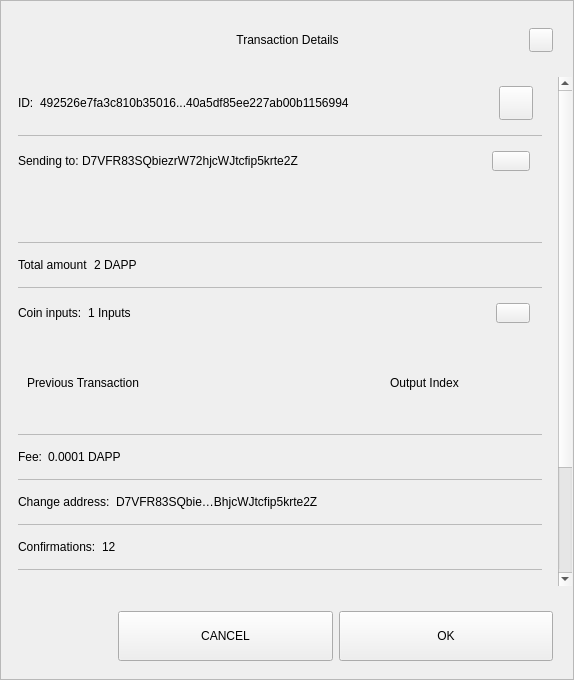
<?xml version="1.0" encoding="UTF-8"?>
<ui version="4.0">
 <class>TxDetailDialog</class>
 <widget class="QWidget" name="TxDetailDialog">
  <property name="geometry">
   <rect>
    <x>0</x>
    <y>0</y>
    <width>574</width>
    <height>680</height>
   </rect>
  </property>
  <property name="sizePolicy">
   <sizepolicy hsizetype="Preferred" vsizetype="Expanding">
    <horstretch>0</horstretch>
    <verstretch>0</verstretch>
   </sizepolicy>
  </property>
  <property name="minimumSize">
   <size>
    <width>574</width>
    <height>500</height>
   </size>
  </property>
  <property name="windowTitle">
   <string>Form</string>
  </property>
  <property name="styleSheet">
   <string notr="true"/>
  </property>
  <layout class="QVBoxLayout" name="verticalLayout_3">
   <property name="spacing">
    <number>0</number>
   </property>
   <property name="leftMargin">
    <number>0</number>
   </property>
   <property name="topMargin">
    <number>0</number>
   </property>
   <property name="rightMargin">
    <number>0</number>
   </property>
   <property name="bottomMargin">
    <number>0</number>
   </property>
   <item>
    <widget class="QFrame" name="frame">
     <property name="sizePolicy">
      <sizepolicy hsizetype="Preferred" vsizetype="Expanding">
       <horstretch>0</horstretch>
       <verstretch>0</verstretch>
      </sizepolicy>
     </property>
     <property name="styleSheet">
      <string notr="true"/>
     </property>
     <property name="frameShape">
      <enum>QFrame::StyledPanel</enum>
     </property>
     <property name="frameShadow">
      <enum>QFrame::Raised</enum>
     </property>
     <layout class="QVBoxLayout" name="verticalLayout">
      <property name="leftMargin">
       <number>0</number>
      </property>
      <property name="rightMargin">
       <number>0</number>
      </property>
      <item>
       <layout class="QHBoxLayout" name="horizontalLayout_3">
        <property name="spacing">
         <number>0</number>
        </property>
        <property name="leftMargin">
         <number>20</number>
        </property>
        <property name="topMargin">
         <number>10</number>
        </property>
        <property name="rightMargin">
         <number>20</number>
        </property>
        <item>
         <spacer name="horizontalSpacer_1">
          <property name="orientation">
           <enum>Qt::Horizontal</enum>
          </property>
          <property name="sizeHint" stdset="0">
           <size>
            <width>40</width>
            <height>20</height>
           </size>
          </property>
         </spacer>
        </item>
        <item>
         <widget class="QLabel" name="labelTitle">
          <property name="minimumSize">
           <size>
            <width>0</width>
            <height>40</height>
           </size>
          </property>
          <property name="maximumSize">
           <size>
            <width>16777215</width>
            <height>40</height>
           </size>
          </property>
          <property name="styleSheet">
           <string notr="true">padding-left:24px;</string>
          </property>
          <property name="text">
           <string>Transaction Details</string>
          </property>
          <property name="alignment">
           <set>Qt::AlignCenter</set>
          </property>
          <property name="margin">
           <number>7</number>
          </property>
         </widget>
        </item>
        <item>
         <spacer name="horizontalSpacer_2">
          <property name="orientation">
           <enum>Qt::Horizontal</enum>
          </property>
          <property name="sizeHint" stdset="0">
           <size>
            <width>40</width>
            <height>20</height>
           </size>
          </property>
         </spacer>
        </item>
        <item>
         <widget class="QPushButton" name="btnEsc">
          <property name="minimumSize">
           <size>
            <width>24</width>
            <height>24</height>
           </size>
          </property>
          <property name="maximumSize">
           <size>
            <width>24</width>
            <height>24</height>
           </size>
          </property>
          <property name="focusPolicy">
           <enum>Qt::NoFocus</enum>
          </property>
          <property name="text">
           <string/>
          </property>
         </widget>
        </item>
       </layout>
      </item>
      <item>
       <spacer name="verticalSpacer">
        <property name="orientation">
         <enum>Qt::Vertical</enum>
        </property>
        <property name="sizeType">
         <enum>QSizePolicy::Fixed</enum>
        </property>
        <property name="sizeHint" stdset="0">
         <size>
          <width>20</width>
          <height>10</height>
         </size>
        </property>
       </spacer>
      </item>
      <item>
       <widget class="QWidget" name="layoutScroll" native="true">
        <property name="minimumSize">
         <size>
          <width>0</width>
          <height>0</height>
         </size>
        </property>
        <layout class="QVBoxLayout" name="verticalLayout_4">
         <property name="leftMargin">
          <number>0</number>
         </property>
         <property name="topMargin">
          <number>0</number>
         </property>
         <property name="rightMargin">
          <number>0</number>
         </property>
         <item>
          <widget class="QScrollArea" name="scrollArea">
           <property name="styleSheet">
            <string notr="true">#scrollArea {
background:transparent;
}</string>
           </property>
           <property name="horizontalScrollBarPolicy">
            <enum>Qt::ScrollBarAlwaysOff</enum>
           </property>
           <property name="sizeAdjustPolicy">
            <enum>QAbstractScrollArea::AdjustIgnored</enum>
           </property>
           <property name="widgetResizable">
            <bool>true</bool>
           </property>
           <property name="alignment">
            <set>Qt::AlignLeading|Qt::AlignLeft|Qt::AlignTop</set>
           </property>
           <widget class="QWidget" name="scrollAreaWidgetContents">
            <property name="geometry">
             <rect>
              <x>0</x>
              <y>0</y>
              <width>556</width>
              <height>672</height>
             </rect>
            </property>
            <property name="autoFillBackground">
             <bool>false</bool>
            </property>
            <property name="styleSheet">
             <string notr="true">#scrollAreaWidgetContents {
background:transparent;
}</string>
            </property>
            <layout class="QVBoxLayout" name="verticalLayout_7">
             <property name="spacing">
              <number>0</number>
             </property>
             <property name="sizeConstraint">
              <enum>QLayout::SetDefaultConstraint</enum>
             </property>
             <property name="leftMargin">
              <number>0</number>
             </property>
             <property name="topMargin">
              <number>0</number>
             </property>
             <property name="rightMargin">
              <number>0</number>
             </property>
             <property name="bottomMargin">
              <number>0</number>
             </property>
             <item>
              <widget class="QWidget" name="content" native="true">
               <layout class="QVBoxLayout" name="verticalLayout_2">
                <property name="leftMargin">
                 <number>16</number>
                </property>
                <property name="topMargin">
                 <number>0</number>
                </property>
                <property name="rightMargin">
                 <number>16</number>
                </property>
                <item>
                 <widget class="QWidget" name="contentID" native="true">
                  <layout class="QHBoxLayout" name="horizontalLayout_12" stretch="0,1,0">
                   <property name="leftMargin">
                    <number>0</number>
                   </property>
                   <item>
                    <widget class="QLabel" name="labelId">
                     <property name="maximumSize">
                      <size>
                       <width>16777215</width>
                       <height>16777215</height>
                      </size>
                     </property>
                     <property name="text">
                      <string>ID:</string>
                     </property>
                    </widget>
                   </item>
                   <item>
                    <widget class="QLabel" name="textId">
                     <property name="text">
                      <string>492526e7fa3c810b35016...40a5df85ee227ab00b1156994</string>
                     </property>
                    </widget>
                   </item>
                   <item>
                    <widget class="QPushButton" name="pushCopy">
                     <property name="minimumSize">
                      <size>
                       <width>34</width>
                       <height>34</height>
                      </size>
                     </property>
                     <property name="maximumSize">
                      <size>
                       <width>34</width>
                       <height>34</height>
                      </size>
                     </property>
                     <property name="focusPolicy">
                      <enum>Qt::NoFocus</enum>
                     </property>
                     <property name="text">
                      <string/>
                     </property>
                     <property name="iconSize">
                      <size>
                       <width>24</width>
                       <height>24</height>
                      </size>
                     </property>
                    </widget>
                   </item>
                  </layout>
                 </widget>
                </item>
                <item>
                 <widget class="QLabel" name="labelDivider9">
                  <property name="maximumSize">
                   <size>
                    <width>16777215</width>
                    <height>1</height>
                   </size>
                  </property>
                  <property name="styleSheet">
                   <string notr="true">background-color:#bababa;</string>
                  </property>
                  <property name="text">
                   <string/>
                  </property>
                 </widget>
                </item>
                <item>
                 <widget class="QWidget" name="contentOutputs" native="true">
                  <layout class="QHBoxLayout" name="horizontalLayout_11" stretch="0,3,0">
                   <property name="spacing">
                    <number>0</number>
                   </property>
                   <property name="leftMargin">
                    <number>0</number>
                   </property>
                   <property name="rightMargin">
                    <number>12</number>
                   </property>
                   <item>
                    <widget class="QLabel" name="labelSend">
                     <property name="maximumSize">
                      <size>
                       <width>16777215</width>
                       <height>16777215</height>
                      </size>
                     </property>
                     <property name="text">
                      <string>Sending to: </string>
                     </property>
                    </widget>
                   </item>
                   <item>
                    <widget class="QLabel" name="textSend">
                     <property name="text">
                      <string>D7VFR83SQbiezrW72hjcWJtcfip5krte2Z </string>
                     </property>
                    </widget>
                   </item>
                   <item>
                    <widget class="QPushButton" name="pushOutputs">
                     <property name="minimumSize">
                      <size>
                       <width>34</width>
                       <height>20</height>
                      </size>
                     </property>
                     <property name="maximumSize">
                      <size>
                       <width>38</width>
                       <height>20</height>
                      </size>
                     </property>
                     <property name="focusPolicy">
                      <enum>Qt::NoFocus</enum>
                     </property>
                     <property name="styleSheet">
                      <string notr="true"/>
                     </property>
                     <property name="text">
                      <string/>
                     </property>
                    </widget>
                   </item>
                  </layout>
                 </widget>
                </item>
                <item>
                 <widget class="QScrollArea" name="outputsScrollArea">
                  <property name="minimumSize">
                   <size>
                    <width>0</width>
                    <height>50</height>
                   </size>
                  </property>
                  <property name="styleSheet">
                   <string notr="true">#outputsScrollArea {
background:transparent;
}</string>
                  </property>
                  <property name="widgetResizable">
                   <bool>true</bool>
                  </property>
                  <widget class="QWidget" name="container_outputs_base">
                   <property name="geometry">
                    <rect>
                     <x>0</x>
                     <y>0</y>
                     <width>522</width>
                     <height>48</height>
                    </rect>
                   </property>
                   <property name="styleSheet">
                    <string notr="true">#container_outputs_base {
background:transparent;
}</string>
                   </property>
                  </widget>
                 </widget>
                </item>
                <item>
                 <widget class="QLabel" name="labelDivider8">
                  <property name="maximumSize">
                   <size>
                    <width>16777215</width>
                    <height>1</height>
                   </size>
                  </property>
                  <property name="styleSheet">
                   <string notr="true">background-color:#bababa;</string>
                  </property>
                  <property name="text">
                   <string/>
                  </property>
                 </widget>
                </item>
                <item>
                 <widget class="QWidget" name="contentAmount" native="true">
                  <layout class="QHBoxLayout" name="horizontalLayout_4" stretch="0,1">
                   <property name="leftMargin">
                    <number>0</number>
                   </property>
                   <item>
                    <widget class="QLabel" name="labelAmount">
                     <property name="maximumSize">
                      <size>
                       <width>16777215</width>
                       <height>16777215</height>
                      </size>
                     </property>
                     <property name="text">
                      <string>Total amount</string>
                     </property>
                    </widget>
                   </item>
                   <item>
                    <widget class="QLabel" name="textAmount">
                     <property name="text">
                      <string>2 DAPP</string>
                     </property>
                    </widget>
                   </item>
                  </layout>
                 </widget>
                </item>
                <item>
                 <widget class="QLabel" name="labelDivider6">
                  <property name="maximumSize">
                   <size>
                    <width>16777215</width>
                    <height>1</height>
                   </size>
                  </property>
                  <property name="styleSheet">
                   <string notr="true">background-color:#bababa;</string>
                  </property>
                  <property name="text">
                   <string/>
                  </property>
                 </widget>
                </item>
                <item>
                 <widget class="QWidget" name="contentInputs" native="true">
                  <layout class="QHBoxLayout" name="horizontalLayout" stretch="0,2,0">
                   <property name="leftMargin">
                    <number>0</number>
                   </property>
                   <property name="rightMargin">
                    <number>12</number>
                   </property>
                   <item>
                    <widget class="QLabel" name="labelInputs">
                     <property name="sizePolicy">
                      <sizepolicy hsizetype="Minimum" vsizetype="Preferred">
                       <horstretch>0</horstretch>
                       <verstretch>0</verstretch>
                      </sizepolicy>
                     </property>
                     <property name="maximumSize">
                      <size>
                       <width>16777215</width>
                       <height>16777215</height>
                      </size>
                     </property>
                     <property name="text">
                      <string>Coin inputs:</string>
                     </property>
                    </widget>
                   </item>
                   <item>
                    <widget class="QLabel" name="textInputs">
                     <property name="text">
                      <string>1 Inputs</string>
                     </property>
                    </widget>
                   </item>
                   <item>
                    <widget class="QPushButton" name="pushInputs">
                     <property name="maximumSize">
                      <size>
                       <width>34</width>
                       <height>20</height>
                      </size>
                     </property>
                     <property name="focusPolicy">
                      <enum>Qt::NoFocus</enum>
                     </property>
                     <property name="styleSheet">
                      <string notr="true"/>
                     </property>
                     <property name="text">
                      <string/>
                     </property>
                    </widget>
                   </item>
                  </layout>
                 </widget>
                </item>
                <item>
                 <widget class="QFrame" name="gridInputs">
                  <property name="sizePolicy">
                   <sizepolicy hsizetype="Preferred" vsizetype="MinimumExpanding">
                    <horstretch>0</horstretch>
                    <verstretch>0</verstretch>
                   </sizepolicy>
                  </property>
                  <property name="minimumSize">
                   <size>
                    <width>0</width>
                    <height>90</height>
                   </size>
                  </property>
                  <layout class="QGridLayout" name="gridLayoutInput" columnstretch="5,2" rowminimumheight="0">
                   <property name="sizeConstraint">
                    <enum>QLayout::SetMaximumSize</enum>
                   </property>
                   <property name="verticalSpacing">
                    <number>0</number>
                   </property>
                   <item row="0" column="0" alignment="Qt::AlignLeft">
                    <widget class="QLabel" name="labelTitlePrevTx">
                     <property name="text">
                      <string>Previous Transaction</string>
                     </property>
                    </widget>
                   </item>
                   <item row="0" column="1" alignment="Qt::AlignLeft">
                    <widget class="QLabel" name="labelOutputIndex">
                     <property name="text">
                      <string>Output Index</string>
                     </property>
                     <property name="alignment">
                      <set>Qt::AlignCenter</set>
                     </property>
                    </widget>
                   </item>
                  </layout>
                 </widget>
                </item>
                <item>
                 <widget class="QLabel" name="labelDivider1">
                  <property name="maximumSize">
                   <size>
                    <width>16777215</width>
                    <height>1</height>
                   </size>
                  </property>
                  <property name="styleSheet">
                   <string notr="true">background-color:#bababa;</string>
                  </property>
                  <property name="text">
                   <string/>
                  </property>
                 </widget>
                </item>
                <item>
                 <widget class="QWidget" name="contentFee" native="true">
                  <layout class="QHBoxLayout" name="horizontalLayout_7" stretch="0,1">
                   <property name="leftMargin">
                    <number>0</number>
                   </property>
                   <item>
                    <widget class="QLabel" name="labelFee">
                     <property name="maximumSize">
                      <size>
                       <width>16777215</width>
                       <height>16777215</height>
                      </size>
                     </property>
                     <property name="text">
                      <string>Fee:</string>
                     </property>
                    </widget>
                   </item>
                   <item>
                    <widget class="QLabel" name="textFee">
                     <property name="text">
                      <string>0.0001 DAPP</string>
                     </property>
                    </widget>
                   </item>
                  </layout>
                 </widget>
                </item>
                <item>
                 <widget class="QLabel" name="labelDivider2">
                  <property name="maximumSize">
                   <size>
                    <width>16777215</width>
                    <height>1</height>
                   </size>
                  </property>
                  <property name="styleSheet">
                   <string notr="true">background-color:#bababa;</string>
                  </property>
                  <property name="text">
                   <string/>
                  </property>
                 </widget>
                </item>
                <item>
                 <widget class="QWidget" name="contentChangeAddress" native="true">
                  <layout class="QHBoxLayout" name="horizontalLayout_6" stretch="0,1">
                   <property name="leftMargin">
                    <number>0</number>
                   </property>
                   <item>
                    <widget class="QLabel" name="labelChange">
                     <property name="maximumSize">
                      <size>
                       <width>16777215</width>
                       <height>16777215</height>
                      </size>
                     </property>
                     <property name="text">
                      <string>Change address:</string>
                     </property>
                    </widget>
                   </item>
                   <item>
                    <widget class="QLabel" name="textChange">
                     <property name="text">
                      <string>D7VFR83SQbie…BhjcWJtcfip5krte2Z </string>
                     </property>
                    </widget>
                   </item>
                  </layout>
                 </widget>
                </item>
                <item>
                 <widget class="QLabel" name="labelDivider4">
                  <property name="maximumSize">
                   <size>
                    <width>16777215</width>
                    <height>1</height>
                   </size>
                  </property>
                  <property name="styleSheet">
                   <string notr="true">background-color:#bababa;</string>
                  </property>
                  <property name="text">
                   <string/>
                  </property>
                 </widget>
                </item>
                <item>
                 <widget class="QWidget" name="contentConfirmations" native="true">
                  <layout class="QHBoxLayout" name="horizontalLayout_8" stretch="0,1">
                   <property name="leftMargin">
                    <number>0</number>
                   </property>
                   <item>
                    <widget class="QLabel" name="labelConfirmations">
                     <property name="maximumSize">
                      <size>
                       <width>16777215</width>
                       <height>16777215</height>
                      </size>
                     </property>
                     <property name="text">
                      <string>Confirmations:</string>
                     </property>
                    </widget>
                   </item>
                   <item>
                    <widget class="QLabel" name="textConfirmations">
                     <property name="text">
                      <string>12</string>
                     </property>
                    </widget>
                   </item>
                  </layout>
                 </widget>
                </item>
                <item>
                 <widget class="QLabel" name="labelDivider7">
                  <property name="maximumSize">
                   <size>
                    <width>16777215</width>
                    <height>1</height>
                   </size>
                  </property>
                  <property name="styleSheet">
                   <string notr="true">background-color:#bababa;</string>
                  </property>
                  <property name="text">
                   <string/>
                  </property>
                 </widget>
                </item>
                <item>
                 <widget class="QWidget" name="contentSize" native="true">
                  <layout class="QHBoxLayout" name="horizontalLayout_9" stretch="0,1">
                   <property name="leftMargin">
                    <number>0</number>
                   </property>
                   <item>
                    <widget class="QLabel" name="labelSize">
                     <property name="maximumSize">
                      <size>
                       <width>16777215</width>
                       <height>16777215</height>
                      </size>
                     </property>
                     <property name="text">
                      <string>Size:</string>
                     </property>
                    </widget>
                   </item>
                   <item>
                    <widget class="QLabel" name="textSize">
                     <property name="text">
                      <string>2 kB</string>
                     </property>
                    </widget>
                   </item>
                  </layout>
                 </widget>
                </item>
                <item>
                 <widget class="QLabel" name="labelDivider3">
                  <property name="maximumSize">
                   <size>
                    <width>16777215</width>
                    <height>1</height>
                   </size>
                  </property>
                  <property name="styleSheet">
                   <string notr="true">background-color:#bababa;</string>
                  </property>
                  <property name="text">
                   <string/>
                  </property>
                 </widget>
                </item>
                <item>
                 <widget class="QWidget" name="contentDate" native="true">
                  <layout class="QHBoxLayout" name="horizontalLayout_5" stretch="0,1">
                   <property name="leftMargin">
                    <number>0</number>
                   </property>
                   <item>
                    <widget class="QLabel" name="labelDate">
                     <property name="maximumSize">
                      <size>
                       <width>16777215</width>
                       <height>16777215</height>
                      </size>
                     </property>
                     <property name="text">
                      <string>Date:</string>
                     </property>
                    </widget>
                   </item>
                   <item>
                    <widget class="QLabel" name="textDate">
                     <property name="text">
                      <string>May 25, 2017</string>
                     </property>
                    </widget>
                   </item>
                  </layout>
                 </widget>
                </item>
                <item>
                 <widget class="QLabel" name="labelDivider5">
                  <property name="maximumSize">
                   <size>
                    <width>16777215</width>
                    <height>1</height>
                   </size>
                  </property>
                  <property name="styleSheet">
                   <string notr="true">background-color:#bababa;</string>
                  </property>
                  <property name="text">
                   <string/>
                  </property>
                 </widget>
                </item>
                <item>
                 <widget class="QWidget" name="contentStatus" native="true">
                  <layout class="QHBoxLayout" name="horizontalLayout_10" stretch="0,1">
                   <property name="leftMargin">
                    <number>0</number>
                   </property>
                   <item>
                    <widget class="QLabel" name="labelStatus">
                     <property name="maximumSize">
                      <size>
                       <width>16777215</width>
                       <height>16777215</height>
                      </size>
                     </property>
                     <property name="text">
                      <string>Status:</string>
                     </property>
                    </widget>
                   </item>
                   <item>
                    <widget class="QLabel" name="textStatus">
                     <property name="text">
                      <string>Spendable</string>
                     </property>
                    </widget>
                   </item>
                  </layout>
                 </widget>
                </item>
                <item>
                 <spacer name="verticalSpacer_2">
                  <property name="orientation">
                   <enum>Qt::Vertical</enum>
                  </property>
                  <property name="sizeType">
                   <enum>QSizePolicy::Expanding</enum>
                  </property>
                  <property name="sizeHint" stdset="0">
                   <size>
                    <width>20</width>
                    <height>10</height>
                   </size>
                  </property>
                 </spacer>
                </item>
                <item>
                 <widget class="QLabel" name="labelWarning">
                  <property name="text">
                   <string>TextLabel</string>
                  </property>
                  <property name="alignment">
                   <set>Qt::AlignCenter</set>
                  </property>
                 </widget>
                </item>
               </layout>
              </widget>
             </item>
            </layout>
           </widget>
          </widget>
         </item>
        </layout>
       </widget>
      </item>
      <item>
       <widget class="QWidget" name="containerButtons" native="true">
        <layout class="QHBoxLayout" name="horizontalLayout1" stretch="1,2,2">
         <property name="leftMargin">
          <number>10</number>
         </property>
         <property name="rightMargin">
          <number>20</number>
         </property>
         <item>
          <spacer name="horizontalSpacer_3">
           <property name="orientation">
            <enum>Qt::Horizontal</enum>
           </property>
           <property name="sizeHint" stdset="0">
            <size>
             <width>40</width>
             <height>20</height>
            </size>
           </property>
          </spacer>
         </item>
         <item>
          <widget class="QPushButton" name="btnCancel">
           <property name="minimumSize">
            <size>
             <width>200</width>
             <height>50</height>
            </size>
           </property>
           <property name="focusPolicy">
            <enum>Qt::NoFocus</enum>
           </property>
           <property name="text">
            <string>CANCEL</string>
           </property>
          </widget>
         </item>
         <item>
          <widget class="QPushButton" name="btnSave">
           <property name="minimumSize">
            <size>
             <width>200</width>
             <height>50</height>
            </size>
           </property>
           <property name="focusPolicy">
            <enum>Qt::NoFocus</enum>
           </property>
           <property name="text">
            <string>OK</string>
           </property>
          </widget>
         </item>
        </layout>
       </widget>
      </item>
     </layout>
    </widget>
   </item>
  </layout>
 </widget>
 <resources/>
 <connections/>
</ui>
